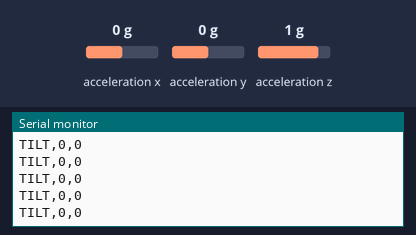
The sketch below on a simulated Arduino Uno, built with avr-gcc and run on an emulated ATmega328P. On the bench: the last lines printed to the serial monitor. Wiring (inferred from the names in the program): MPU-6050 motion sensor at I2C address 0x68. The inputs (shaded band) are chosen by the test bench; at power-on: acceleration x 0 g, acceleration y 0 g, acceleration z 1 g.

Above: at 1.6 s.
1.7 s: acceleration x set to -1.4 g
At 1.99 s:
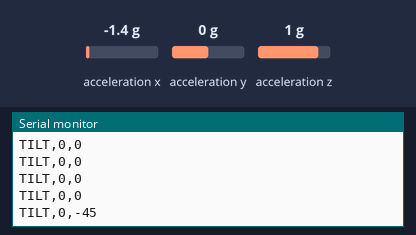
3.2 s: acceleration y set to -1.4 g
At 3.2 s:
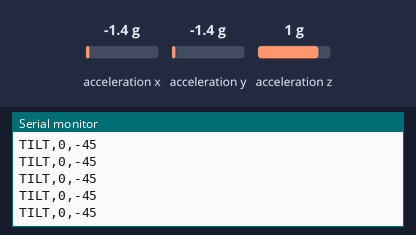
4.7 s: acceleration z set to -1.4 g
At 4.82 s:
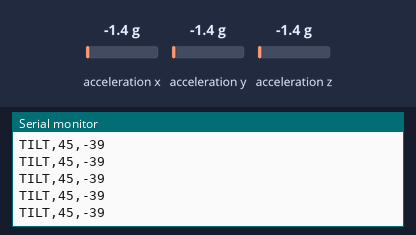
Timing chart, 0 to 7.7 s (numbered marks = the images above; inputs shaded):
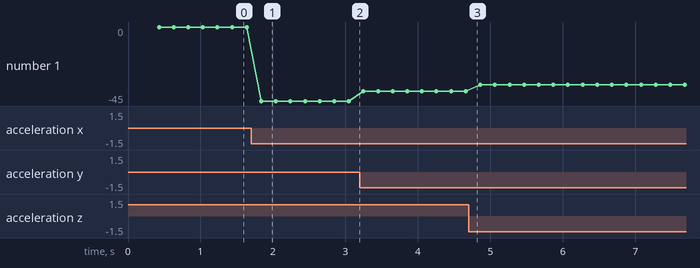

The sketch:

03_mpu6050_tilt.ino
```cpp
/*
  03_mpu6050_tilt  (maze node, test 3)
  Purpose : read the MPU-6050 and print the tilt of the maze as TILT,x,y
            in whole degrees (-45 to 45), the same format as in
            docs/messages.md.
  Wiring  : MPU-6050 (GY-521 board)   LilyPad
              VCC  ------------------ + (3.3 V)
              GND  ------------------ -
              SDA  ------------------ A4 (SDA)
              SCL  ------------------ A5 (SCL)
  Use     : power it up with the maze board lying FLAT. The first second
            is used to learn what "flat" reads, so it is subtracted later.
  Result  : Serial Monitor (9600) shows TILT,x,y about 5 times a second.
            Tilt right: x up. Tilt left: x down. Tilt forward: y up.
            Tilt back: y down. (FLIP_X / FLIP_Y fix the direction.)
*/
#include <Wire.h>

const int MPU_ADDR = 0x68;        // I2C address (AD0 pin not connected)
const int SAMPLES  = 20;          // readings used to find "flat"

// The MPU is mounted turned round, so both directions are reversed.
// Use 1 for normal and -1 for reversed. Change these if the board is turned.
const int FLIP_X = -1;
const int FLIP_Y = -1;

float offsetX = 0;                // what "flat" reads for x, in degrees
float offsetY = 0;                // what "flat" reads for y, in degrees

// Read one 16-bit number (two bytes, high byte first) from the MPU.
int16_t readWord() {
  int16_t high = Wire.read();
  int16_t low  = Wire.read();
  return (high << 8) | low;
}

// Read the accelerometer and turn it into two tilt angles in degrees.
bool readTilt(float &tiltX, float &tiltY) {
  Wire.beginTransmission(MPU_ADDR);
  Wire.write(0x3B);               // first accelerometer register
  if (Wire.endTransmission(false) != 0) return false;   // no answer
  Wire.requestFrom(MPU_ADDR, 6);  // x, y, z are 2 bytes each
  if (Wire.available() < 6) return false;

  float ax = readWord();
  float ay = readWord();
  float az = readWord();

  tiltX = atan2(ay, az) * 180.0 / PI;                         // roll
  tiltY = atan2(-ax, sqrt(ay * ay + az * az)) * 180.0 / PI;   // pitch
  return true;
}

void setup() {
  Serial.begin(9600);
  Wire.begin();

  // The MPU-6050 starts asleep. Writing 0 to register 0x6B wakes it up.
  Wire.beginTransmission(MPU_ADDR);
  Wire.write(0x6B);
  Wire.write(0);
  if (Wire.endTransmission(true) != 0) {
    Serial.println("MPU-6050 not found: check VCC, GND, SDA, SCL");
  }

  // Learn what "flat" reads by averaging a few readings.
  float sumX = 0, sumY = 0, x, y;
  int good = 0;
  for (int i = 0; i < SAMPLES; i++) {
    if (readTilt(x, y)) { sumX += x; sumY += y; good++; }
    delay(20);
  }
  if (good > 0) { offsetX = sumX / good; offsetY = sumY / good; }
  Serial.println("READY");
}

void loop() {
  float x, y;
  if (readTilt(x, y)) {
    int tx = constrain((int)(FLIP_X * (x - offsetX)), -45, 45);   // keep inside -45..45
    int ty = constrain((int)(FLIP_Y * (y - offsetY)), -45, 45);
    Serial.print("TILT,");
    Serial.print(tx);
    Serial.print(",");
    Serial.println(ty);
  }
  delay(200);                     // about 5 times a second
}
```

Measured:
- after the input at 1.7 s, the serial monitor: prints a new line after 0.14 s (image 1)
- plotted number 1: 0 → -45 after the input at 1.7 s, -45 → -39 after the input at 3.2 s, -39 → -35 after the input at 4.7 s
